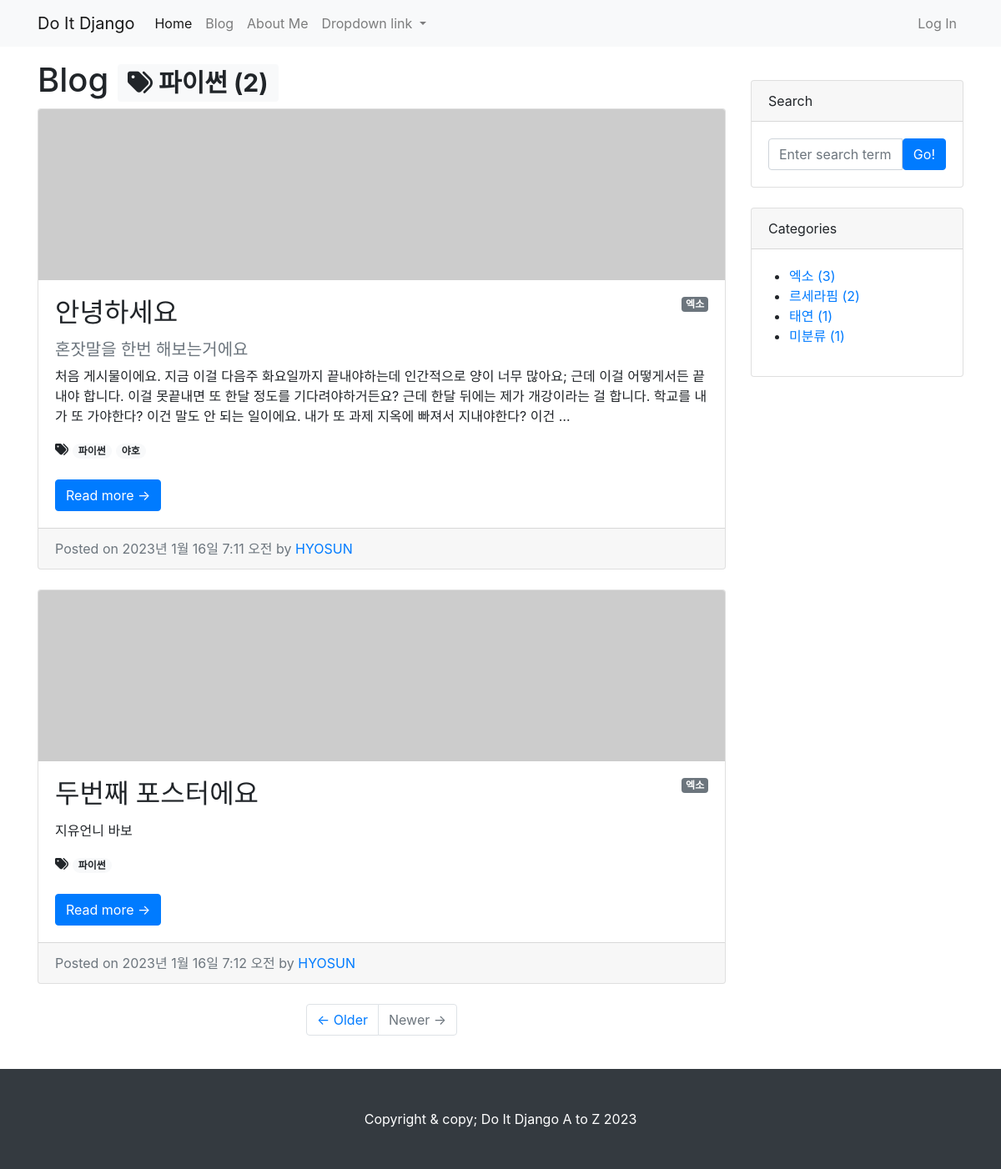
The page /blog/tag/파이썬/ on the database its author committed.
### blog/models.py (models this page shows, shortened)
class Tag(models.Model):
    name = models.CharField(max_length=50)
    slug = models.SlugField(max_length=200, unique=True, allow_unicode=True)
    def __str__(self):
        return self.name
    def get_absolute_url(self):
        return f'/blog/tag/{self.slug}/'

class Post(models.Model):
    title = models.CharField(max_length=30) #제목
    hook_text = models.CharField(max_length=100, blank=True)
    content = models.TextField() #내용
    head_image = models.ImageField(upload_to='blog/images/%Y/%m/%d/', blank=True) #서로 다른 위치에 저장해야 시간 단축 가능 / blank=True는 필수 항목이 아니라는 뜻
    file_upload = models.FileField(upload_to='blog/files/%Y/%m/%d/', blank=True)
    created_at = models.DateTimeField(auto_now_add=True) #작성일
    updated_at = models.DateTimeField(auto_now=True)
    author = models.ForeignKey(User, null=True, on_delete=models.SET_NULL) #포스트의 작성자가 데베에서 삭제되면 작성자명을 빈칸으로 둔다
    category = models.ForeignKey(Category, null=True, blank=True, on_delete=models.SET_NULL)
    tags = models.ManyToManyField(Tag, blank=True)
    def get_absolute_url(self):
        return f'/blog/{self.pk}/'

class Category(models.Model):
    name = models.CharField(max_length=50, unique=True) # 카테고리 이름 / unique=True: 동일한 name을 갖는 카테고리를 만들 수 없다.
    slug = models.SlugField(max_length=200, unique=True, allow_unicode=True) # slugField : 사람이 읽을 수 있는 텍스트. 고유 URL을 만들고 싶을 때 주로 사용.
    def __str__(self):
        return self.name
    def get_absolute_url(self):
        return f'/blog/category/{self.slug}/'
    class Meta: #복수형 직접 입력
        verbose_name_plural = 'Categories'

### blog/views.py (the view)
# urls.py: path('/tag/<str:slug>/', views.tag_page),
def tag_page(request, slug):
    tag = Tag.objects.get(slug=slug)
    post_list = tag.post_set.all()
    return render(
        request,
        'blog/post_list.html',
        {
            'post_list': post_list,
            'tag': tag,
            'categories': Category.objects.all(),
            'no_category_post_count': Post.objects.filter(category=None).count(),
        }
    )

### blog/templates/blog/post_list.html
{% extends 'blog/base.html' %}
{% block main_area %}
    <h1>Blog {% if category %}<span class="badge badge-secondary">{{ category }}</span>{% endif %}
        {% if tag %}<span class="badge badge-light"><i class="fas fa-tags"></i> {{ tag }} ({{ tag.post_set.count }})</span>{% endif %}</h1>
    {% if post_list.exists %}
        {% for p in post_list %}
            <div class="card mb-4" id="post-{{ p.pk }}">
                {% if p.head_image %}
                    <img class="card-img-top" src="{{ p.head_image.url }}" alt="{{ p }} head image"/>
                {% else %}
                    <img class="card-img-top" src="https://picsum.photos/seed/{{ p.id }}/800/200" alt="random_image">
                {% endif %}
                <div class="card-body">
                    {% if p.category %}
                        <span class="badge badge-secondary float-right">{{ p.category }}</span>
                    {% else %}
                        <span class="badge badge-secondary float-right">미분류</span>
                    {% endif %}
                    <h2 class="card-title">{{ p.title }}</h2>
                    {% if p.hook_text %}
                        <h5 class="text-muted">{{ p.hook_text }}</h5>
                    {% endif %}
                    <p class="card-text">{{ p.content | truncatewords:45 }}</p>
                    {% if p.tags.exists %}
                        <i class="fas fa-tags"></i>
                        {% for tag in p.tags.iterator %}
                            <a href="{{ tag.get_absolute_url }}"><span
                                    class="badge badge-pill badge-light">{{ tag }}</span></a>
                        {% endfor %}
                        <br/>
                        <br/>
                    {% endif %}
                    <a href="{{ p.get_absolute_url }}" class="btn btn-primary">Read more &rarr;</a>
                </div>
                <div class="card-footer text-muted">
                    Posted on {{ p.created_at }} by
                    <a href="#">{{ p.author | upper }}</a>
                </div>
            </div>
        {% endfor %}
    {% else %}
        <h3>아직 게시물이 없습니다.</h3>
    {% endif %}
    <ul class="pagination justify-content-center mb-4">
        <li class="page-item">
            <a class="page-link" href="#">&larr; Older</a>
        </li>
        <li class="page-item disabled">
            <a class="page-link" href="#">Newer &rarr;</a>
        </li>
    </ul>
{% endblock %}

### blog/templates/blog/base.html (shortened to what this page needs)
<!DOCTYPE html>
{% load static %}
<html>
<head>
    <link rel="stylesheet" href="{% static 'blog/bootstrap/bootstrap.min.css' %}" media="screen">
</head>
<body>
{% include 'blog/navbar.html' %}
<div class="container my-3">
    <div class="row">
        <div class="col-md-8 col-lg-9" id="main-area">
            {% block main_area %}
            {% endblock %}
        </div>
        <div class="col-md-4 col-lg-3">
            <div class="card my-4">
                <div class="card-header">Search</div>
                <div class="card-body">
                    <div class="input-group">
                        <input class="form-control" type="text" placeholder="Enter search term..."
                               aria-label="Enter search term..." aria-describedby="button-search"/>
                        <button class="btn btn-primary" id="button-search" type="button">Go!</button>
                    </div>
                </div>
            </div>
            <div class="card my-4" id="categories-card">
                <div class="card-header">Categories</div>
                <div class="card-body">
                    <div class="row">
                        <ul>
                            {% for category in categories %}
                                <li>
                                    <a href="{{ category.get_absolute_url }}">{{ category }} ({{ category.post_set.count }})</a>
                                </li>
                            {% endfor %}
                            <li>
                                <a href="/blog/category/no_category/">미분류 ({{ no_category_post_count }})</a>
                            </li>
                        </ul>
                    </div>
                </div>
            </div>
        </div>
    </div>
</div>
{% include 'blog/footer.html' %}
</body>
</html>

### rows shown on the page
Tag: name "파이썬", post_set.count "2"
Post: category "엑소", title "안녕하세요", hook_text "혼잣말을 한번 해보는거에요", content "처음 게시물이에요. 지금 이걸 다음주 화요일까지 끝내야하는데 인간적으로 양이 너무 많아요; 근데 이걸 어떻게서든 끝내야 합니다. 이걸 못끝내면 또 한달 정도를 기다려야하거든요? 근데 한달 뒤에는 제가 개강이라는 걸 합니다. 학교를 내가 또 가야한다? 이건 말도 안 되는 일이에요. 내가 또 과제 지옥에 빠져서 지내야한다? 이건 …", created_at "2023년 1월 16일 7:11 오전", author "HYOSUN"
Tag: name "야호"
Post: category "엑소", title "두번째 포스터에요", content "지유언니 바보", created_at "2023년 1월 16일 7:12 오전", author "HYOSUN"
Category: name "엑소", post_set.count "3"
Category: name "르세라핌", post_set.count "2"
Category: name "태연", post_set.count "1"

### other values the page prints
{{ no_category_post_count }} "1"
